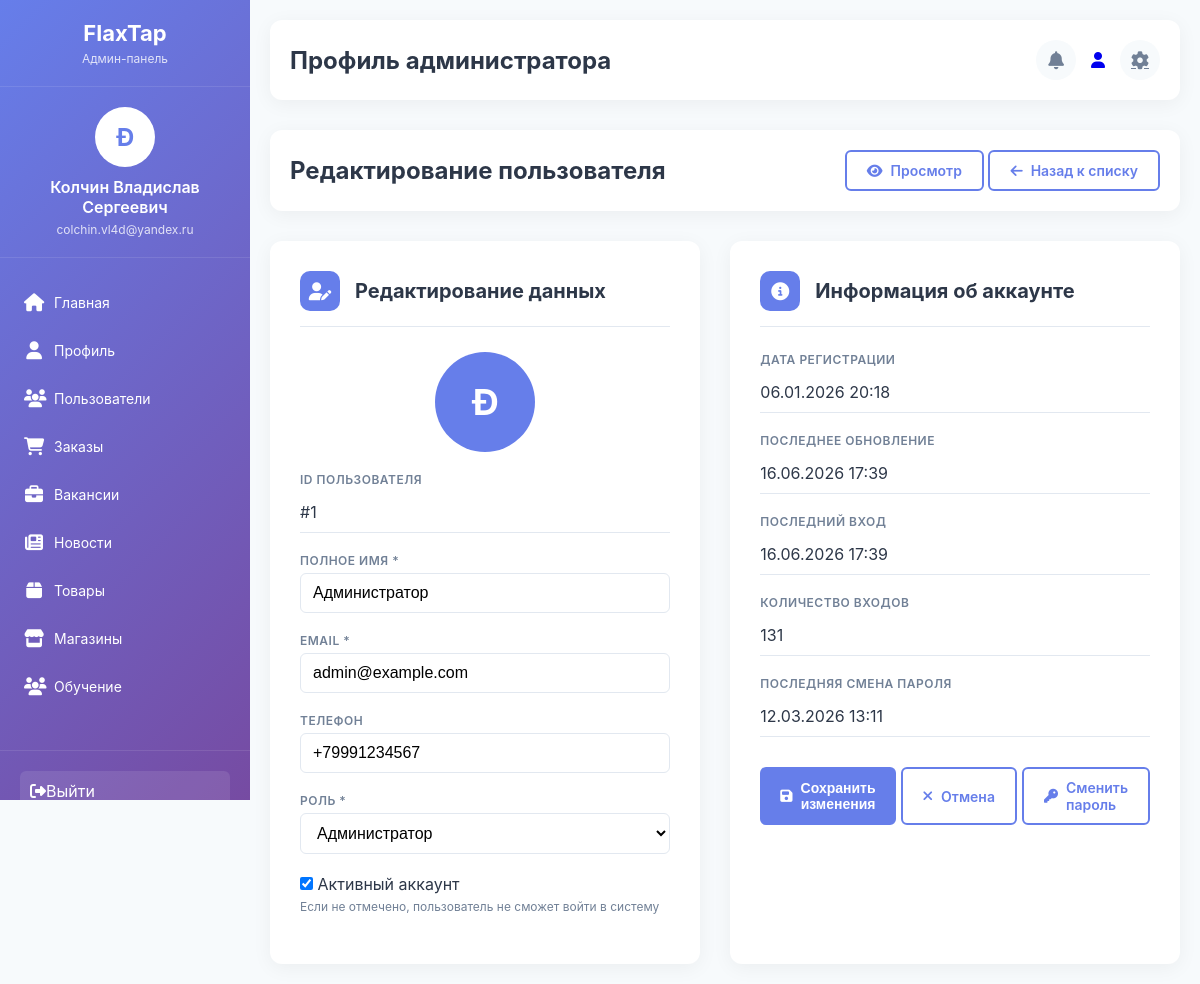
The page /admin/users/edit.php?id=1 (signed in) on the database its author committed.
### tables this page shows
CREATE TABLE `users` (
  `id` int NOT NULL,
  `name` varchar(100) NOT NULL,
  `password` varchar(255) NOT NULL,
  `email` varchar(100) NOT NULL,
  `telephone` varchar(20) DEFAULT NULL,
  `role` enum('admin','user') DEFAULT 'user',
  `created_at` timestamp NULL DEFAULT CURRENT_TIMESTAMP,
  `updated_at` timestamp NULL DEFAULT NULL ON UPDATE CURRENT_TIMESTAMP,
  `last_login_at` timestamp NULL DEFAULT NULL COMMENT 'Время последнего входа',
  `login_count` int DEFAULT '0' COMMENT 'Количество входов',
  `last_password_change` timestamp NULL DEFAULT NULL COMMENT 'Время последней смены пароля',
  `remember_token` varchar(100) DEFAULT NULL,
  `token_expires_at` datetime DEFAULT NULL,
  `is_active` tinyint(1) DEFAULT '1'
);

### admin/users/edit.php (the view, shortened to what this page needs)
<?php
include "../config/database.php";
$user_id = isset($_GET['id']) ? (int)$_GET['id'] : 0;
$query = "SELECT * FROM users WHERE id = $user_id";
$result = mysqli_query($conn, $query);
$user = mysqli_fetch_assoc($result);
?>
<!DOCTYPE html>
<html lang="ru">
<head>
    <link rel="stylesheet" href="../assets/style/users/edit.css">
    <link rel="stylesheet" href="../assets/style/style.css">
    <link rel="stylesheet" href="https://cdnjs.cloudflare.com/ajax/libs/font-awesome/6.4.0/css/all.min.css">
</head>
<body>
    <?php include "../inc/sidebar.php"; ?>
    <main class="main-content">
        <?php include "../inc/header.php"; ?>
        <div class="header">
            <h1>Редактирование пользователя</h1>
            <div>
                <a href="view.php?id=<?php echo $user['id']; ?>" class="btn btn-outline">
                    <i class="fas fa-eye"></i> Просмотр
                </a>
                <a href="index.php" class="btn btn-outline">
                    <i class="fas fa-arrow-left"></i> Назад к списку
                </a>
            </div>
        </div>
        <form method="POST" action="">
            <div class="profile-container">
                <div class="profile-card">
                    <div class="card-header">
                        <i class="fas fa-user-edit"></i>
                        <h2>Редактирование данных</h2>
                    </div>
                    <div class="user-avatar">
                        <?php echo strtoupper(substr($user['name'], 0, 1)); ?>
                    </div>
                    <div class="info-group">
                        <div class="info-label">ID пользователя</div>
                        <div class="info-value">#<?php echo $user['id']; ?></div>
                    </div>
                    <div class="form-group">
                        <label class="form-label">Полное имя *</label>
                        <input type="text" class="form-control" name="name" value="<?php echo htmlspecialchars($user['name']); ?>" required>
                    </div>
                    <div class="form-group">
                        <label class="form-label">Email *</label>
                        <input type="email" class="form-control" name="email" value="<?php echo htmlspecialchars($user['email']); ?>" required>
                    </div>
                    <div class="form-group">
                        <label class="form-label">Телефон</label>
                        <input type="tel" class="form-control" name="telephone" value="<?php echo htmlspecialchars($user['telephone'] ?? ''); ?>">
                    </div>
                    <div class="form-group">
                        <label class="form-label">Роль *</label>
                        <select class="form-select" name="role" required>
                            <option value="admin" <?php echo $user['role'] === 'admin' ? 'selected' : ''; ?>>Администратор</option>
                        </select>
                    </div>
                    <div class="form-group">
                        <div class="form-check">
                            <input type="checkbox" class="form-check-input" name="is_active" id="is_active" <?php echo $user['is_active'] ? 'checked' : ''; ?>>
                            <label class="form-check-label" for="is_active">Активный аккаунт</label>
                        </div>
                        <small style="display: block; margin-top: 5px; color: var(--gray-color); font-size: 12px;">
                            Если не отмечено, пользователь не сможет войти в систему
                        </small>
                    </div>
                </div>
                <div class="profile-card">
                    <div class="card-header">
                        <i class="fas fa-info-circle"></i>
                        <h2>Информация об аккаунте</h2>
                    </div>
                    <div class="info-group">
                        <div class="info-label">Дата регистрации</div>
                        <div class="info-value"><?php echo date('d.m.Y H:i', strtotime($user['created_at'])); ?></div>
                    </div>
                    <div class="info-group">
                        <div class="info-label">Последнее обновление</div>
                        <div class="info-value"><?php echo date('d.m.Y H:i', strtotime($user['updated_at'])); ?></div>
                    </div>
                    <div class="info-group">
                        <div class="info-label">Последний вход</div>
                        <div class="info-value">
                            <?php
                            if ($user['last_login_at']) {
                                echo date('d.m.Y H:i', strtotime($user['last_login_at']));
                            } else {
                                echo 'Еще не входил';
                            }
                            ?>
                        </div>
                    </div>
                    <div class="info-group">
                        <div class="info-label">Количество входов</div>
                        <div class="info-value"><?php echo $user['login_count']; ?></div>
                    </div>
                    <div class="info-group">
                        <div class="info-label">Последняя смена пароля</div>
                        <div class="info-value">
                            <?php
                            if ($user['last_password_change']) {
                                echo date('d.m.Y H:i', strtotime($user['last_password_change']));
                            } else {
                                echo 'Никогда';
                            }
                            ?>
                        </div>
                    </div>
                    <div class="action-buttons">
                        <button type="submit" class="btn btn-primary">
                            <i class="fas fa-save"></i> Сохранить изменения
                        </button>
                        <a href="view.php?id=<?php echo $user['id']; ?>" class="btn btn-outline">
                            <i class="fas fa-times"></i> Отмена
                        </a>
                        <a href="change_password.php?id=<?php echo $user['id']; ?>" class="btn btn-outline">
                            <i class="fas fa-key"></i> Сменить пароль
                        </a>
                    </div>
                </div>
            </div>
        </form>
    </main>
</body>
</html>

### admin/assets/style/users/edit.css (style rules this page uses)
.profile-container { display: grid; grid-template-columns: 1fr 1fr; gap: 30px; }
.profile-card { background: white; border-radius: 12px; padding: 30px; box-shadow: 0 4px 20px rgba(0,0,0,0.05); }
.card-header { display: flex; align-items: center; margin-bottom: 25px; padding-bottom: 15px; border-bottom: 1px solid #e2e8f0; }
.card-header i { width: 40px; height: 40px; background: var(--primary-color); color: white; border-radius: 10px; display: flex; align-items: center; justify-content: center; font-size: 18px; margin-right: 15px; }
.card-header h2 { font-size: 20px; font-weight: 700; color: var(--dark-color); }
.form-group { margin-bottom: 20px; }
.form-label { display: block; font-size: 12px; text-transform: uppercase; color: var(--gray-color); font-weight: 600; letter-spacing: 0.5px; margin-bottom: 5px; }
.form-control { width: 100%; padding: 10px 12px; border: 1px solid #e2e8f0; border-radius: 6px; font-size: 16px; transition: border-color 0.3s; }
.form-select { width: 100%; padding: 10px 12px; border: 1px solid #e2e8f0; border-radius: 6px; font-size: 16px; background-color: white; cursor: pointer; }
.info-group { margin-bottom: 20px; }
.info-label { font-size: 12px; text-transform: uppercase; color: var(--gray-color); font-weight: 600; letter-spacing: 0.5px; margin-bottom: 5px; }
.info-value { font-size: 16px; color: var(--dark-color); padding: 10px 0; border-bottom: 1px solid #e2e8f0; }
.action-buttons { display: flex; gap: 10px; margin-top: 30px; }
.user-avatar { width: 100px; height: 100px; background: var(--primary-color); border-radius: 50%; margin: 0 auto 20px; display: flex; align-items: center; justify-content: center; font-size: 36px; color: white; font-weight: bold; }

### admin/assets/style/style.css (style rules this page uses)
:root { --primary-color: #667eea; --primary-dark: #5a67d8; --secondary-color: #764ba2; --sidebar-width: 250px; --header-height: 70px; --dark-color: #2d3748; --light-color: #f7fafc; --gray-color: #718096; --success-color: #48bb78; --danger-color: #f56565; --warning-color: #ed8936; --info-color: #4299e1; }
* { margin: 0; padding: 0; box-sizing: border-box; }
body { font-family: 'Inter', sans-serif; background-color: var(--light-color); color: var(--dark-color); display: flex; min-height: 100vh; }
.main-content { flex: 1; margin-left: var(--sidebar-width); padding: 20px; }
.header { background: white; padding: 20px; border-radius: 12px; margin-bottom: 30px; box-shadow: 0 4px 20px rgba(0,0,0,0.05); display: flex; justify-content: space-between; align-items: center; }
.header h1 { font-size: 24px; font-weight: 700; color: var(--dark-color); }
.btn { padding: 10px 20px; border: none; border-radius: 6px; font-size: 14px; font-weight: 600; cursor: pointer; transition: all 0.3s; text-decoration: none; display: inline-flex; align-items: center; gap: 8px; }
.btn-primary { background: var(--primary-color); color: white; }
.btn-outline { background: transparent; border: 2px solid var(--primary-color); color: var(--primary-color); }
.action-buttons { display: flex; gap: 5px; }

### rows shown on the page
users: name "Ð", id "1", name "Администратор", email "admin@example.com", telephone "+79991234567", role "Администратор", is_active "☑", created_at "06.01.2026 20:18", updated_at "16.06.2026 17:39", last_login_at "16.06.2026 17:39", login_count "131", last_password_change "12.03.2026 13:11"

### other values the page prints
substr($admin['name'], 0, 1) "Ð"
$admin['name'] "Колчин Владислав Сергеевич"
$admin['email'] "colchin.vl4d@yandex.ru"
